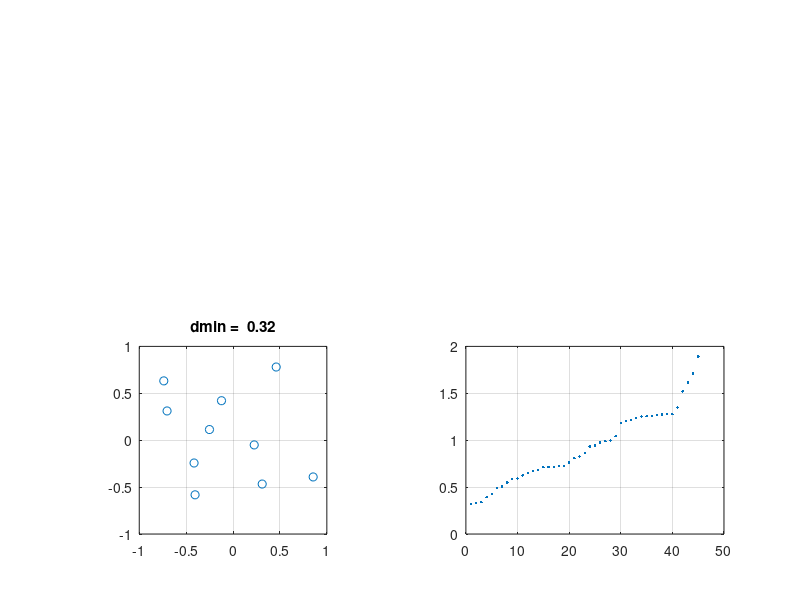

Reproduce this figure in MATLAB. (Note: this script raises an error after producing the figure.)
clear
M=10;
Lruns=1000;
mr = zeros(Lruns,1);
x=zeros(M,2,Lruns);
d=zeros(M*(M-1)/2,Lruns);
UU=1;
for ir=1:Lruns
    if UU
        rho = rand(M,1);
        phi = 360*rand(M,1);
    else
        rho = ones(M,1);
        phi = (0:M-1)'*360/M;
    end
    x(:,1,ir) = rho .* cos(phi*pi/180);
    x(:,2,ir) = rho .* sin(phi*pi/180);
    cp=0;
    for im1=1:M-1
        for im2=im1+1:M
            cp=cp+1;
            d(cp,ir)=norm(x(im1,:,ir)-x(im2,:,ir));
        end
    end
    mr(ir) = min(d(:,ir));
end

[mm,indmm] = max(mr);
%%
figure(1)
if UU
    subplot(223)
    
    plot(x(:,1,indmm),x(:,2,indmm),'o')
    grid on
    set(gca,'xlim',[-1 1])
    set(gca,'ylim',[-1 1])
    axis('square')
    title(sprintf('dmin = %5.2f',mm))
    
    subplot(224)
    plot(sort(d(:,indmm)),'.')
    grid on
    
else
    subplot(221)
    
    plot(x(:,1,indmm),x(:,2,indmm),'o')
    grid on
    set(gca,'xlim',[-1 1])
    set(gca,'ylim',[-1 1])
    axis('square')
    title(sprintf('dmin = %5.2f',mm))
    
    subplot(222)
    plot(sort(d(:,indmm)),'.')
    grid on
end
%%

newX = anyarray2isotrop(squeeze(x(:,:,indmm))');

XXTnew = newX*newX'

%%
HorizontalSize = 16;
VerticalSize   = 10;
set(gcf,'units','centimeters');
set(gcf,'paperunits','centimeters');
set(gcf,'PaperType','a3');
set(gcf,'position',[0 5 HorizontalSize VerticalSize]);
%         set(gcf,'position',[0 5 HorizontalSize VerticalSize]);
set(gcf,'paperposition',[0 0 HorizontalSize VerticalSize]);
set(gcf,'color', [1,1,0.92]);
set(gcf, 'InvertHardCopy', 'off');


printdirectory  = ' ../../figures/';
fileprintepscmd = sprintf('print -depsc -loose %suniforinterdistances.eps',printdirectory);
fileeps2pdfcmd  = sprintf('!/Library/TeX/texbin/epstopdf %suniforinterdistances.eps',printdirectory);
filermcmd       = sprintf('!rm %suniforinterdistances.eps',printdirectory);

figure(1)
% eval(fileprintepscmd)
% eval(fileeps2pdfcmd)
% eval(filermcmd)